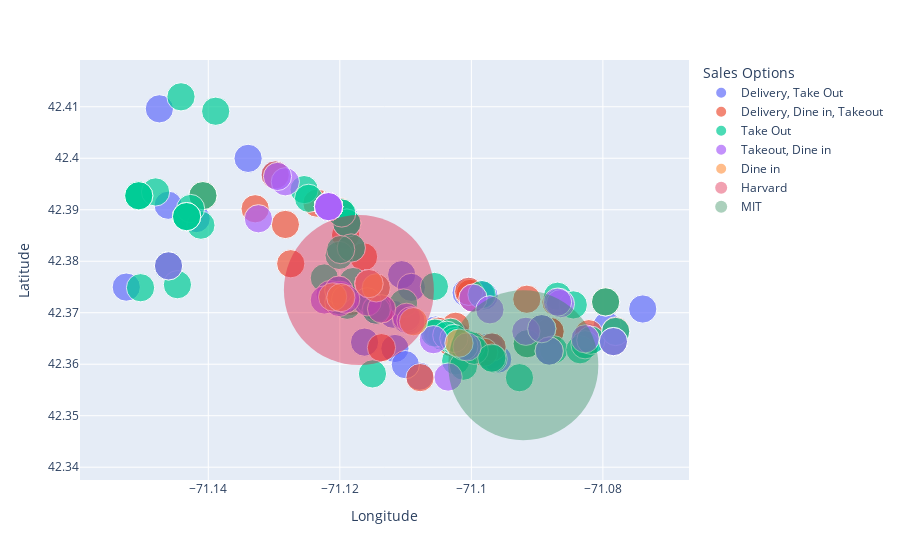

Notebook cell for this chart:
### Code cell
fig = px.scatter(openloc_clean, x='Longitude', y='Latitude', color='Sales Options', 
        size=np.repeat(2, np.shape(openloc_clean)[0]), opacity=0.7, hover_data=['Name'])

fig.add_scatter(x=[harv_long], y=[harv_lat], mode='markers', marker=dict(size=150, color=['crimson'], opacity=0.4), 
        hovertext=['Harvard'], name="Harvard")

fig.add_scatter(x=[mit_long], y=[mit_lat], mode='markers', marker=dict(size=150, color=['seagreen'], opacity=0.4), 
        hovertext=['MIT'], name="MIT")

fig.show()

fig.write_json('sales_options_plot.json')

### Figure 1 — Plotly figure (JSON) as saved in the notebook; plotly's stock layout.template omitted (floating-point values rounded to 4 significant figures; data arrays with more than 128 entries replaced by an {"elided": "..."} marker saying what was removed)
{"data": [{"customdata": [["1369 Coffee House"], ["9Zaab Thai Street Food"], ["ABC Pizza House"], ["Aceituna Grill"], ["Alfredo's Italian Kitchen"], ["All Star Pizza Bar"], ["All Star Sandwich Bar"], ["Amorino Gelato"], ["Anna's Taqueria"], ["Arams #2 House of Pizza"], ["Armando's Pizza and Subs"], ["B Good"], ["Basil Tree Catering & Café"], ["Basta Pasta"], ["Beantown Taqueria"], ["Beauty's Pizza"], ["Bertucci's"], ["Black Sheep Bagel"], ["Boca Grande"], ["Bondir"], ["Broadsheet Coffee Roasters"], ["Café Barada"], ["Café Mami"], ["Café Sushi"], ["Cambridge House of Pizza"], ["Cambridge Pizzeria"], ["Cava"], ["Chicago Pizza"], ["Chutney's"], ["Cilantro Chinese Cuisine"], ["Coast Cafe"], ["Darul Kabab"], ["Desi Dhaba"], ["Domino's Pizza"], ["Dumpling House"], ["Dumpling Xuan"], ["El Jefe's Taqueria"], ["Falafel Corner"], ["Five Spices House"], ["Flame Hot Pot and Sushi"], ["Formaggio Kendall"], ["Formaggio Kitchen"], ["Fuji Restaurant"], ["Gracies Kendall Square"], ["Guangzhou Restaurant"], ["Half Shell Pizza"], ["Harvard House of Pizza"], ["Harvest of India"], ["Hi-Rise Bread Company"], ["Highland Fried"], ["Honeycomb Creamery"], ["Kendall House of Pizza"], ["L.A. Burdick Chocolate"], ["La Saison Bakery"], ["Life Alive Organic Café"], ["Lizzy's Ice Cream"], ["Ma Magoo's"], ["Mainely Burgers"], ["Mamaleh's Deli"], ["Mass Ave Diner"], ["Mediterranean Grill"], ["Mike's Pastry"], ["Mona Lisa Pizza"], ["Noodle Stix"], ["Oath Pizza"], ["Paco's"], ["Pagu"], ["Passage to India"], ["Pinocchio's PIzza"], ["Pita Cambridge"], ["Pokeworks"], ["Primo Cambridge"], ["Punjabi Dhaba"], ["Qingdao Garden"], ["Royal Punjab"], ["Sakana Sushi"], ["Sapporo Ramen Central"], ["Second Street Café"], ["Shabu and Mein"], ["Skampa"], ["Surya Indian Kitchen"], ["Tampopo"], ["Tasty Burger"], ["Viale"], ["Violette Gluten Free Bakery"], ["Weltkuche Bistro"], ["Wrapro"], ["Yoki Express"], ["Yume Ga Arukara"], ["Yummy Thai Cuisine"], ["Zinneken's"]], "hovertemplate": "Sales Options=Delivery, Take Out<br>Longitude=%{x}<br>Latitude=%{y}<br>size=%{marker.size}<br>Name=%{customdata[0]}<extra></extra>", "legendgroup": "Delivery, Take Out", "marker": {"color": "#636efa", "opacity": 0.7, "size": [2, 2, 2, 2, 2, 2, 2, 2, 2, 2, 2, 2, 2, 2, 2, 2, 2, 2, 2, 2, 2, 2, 2, 2, 2, 2, 2, 2, 2, 2, 2, 2, 2, 2, 2, 2, 2, 2, 2, 2, 2, 2, 2, 2, 2, 2, 2, 2, 2, 2, 2, 2, 2, 2, 2, 2, 2, 2, 2, 2, 2, 2, 2, 2, 2, 2, 2, 2, 2, 2, 2, 2, 2, 2, 2, 2, 2, 2, 2, 2, 2, 2, 2, 2, 2, 2, 2, 2, 2, 2, 2], "sizemode": "area", "sizeref": 0.005, "symbol": "circle"}, "mode": "markers", "name": "Delivery, Take Out", "orientation": "v", "showlegend": true, "type": "scatter", "x": [-71.12, -71.12, -71.11, -71.08, -71.12, -71.1, -71.12, -71.12, -71.12, -71.12, -71.15, -71.12, -71.15, -71.12, -71.12, -71.1, -71.1, -71.12, -71.08, -71.11, -71.11, -71.13, -71.12, -71.11, -71.12, -71.11, -71.09, -71.1, -71.12, -71.11, -71.11, -71.12, -71.1, -71.11, -71.11, -71.12, -71.11, -71.12, -71.1, -71.12, -71.1, -71.15, -71.08, -71.09, -71.12, -71.12, -71.12, -71.12, -71.14, -71.1, -71.12, -71.08, -71.12, -71.14, -71.11, -71.12, -71.14, -71.1, -71.09, -71.12, -71.12, -71.12, -71.11, -71.15, -71.1, -71.12, -71.15, -71.12, -71.12, -71.1, -71.12, -71.1, -71.1, -71.13, -71.12, -71.12, -71.1, -71.08, -71.08, -71.12, -71.11, -71.12, -71.12, -71.1, -71.12, -71.07, -71.12, -71.12, -71.12, -71.12, -71.12], "xaxis": "x", "y": [42.39, 42.38, 42.37, 42.36, 42.38, 42.37, 42.38, 42.37, 42.39, 42.38, 42.38, 42.37, 42.39, 42.36, 42.39, 42.37, 42.36, 42.37, 42.37, 42.37, 42.38, 42.4, 42.39, 42.37, 42.39, 42.36, 42.36, 42.36, 42.37, 42.37, 42.36, 42.39, 42.36, 42.37, 42.37, 42.38, 42.37, 42.37, 42.36, 42.39, 42.37, 42.38, 42.37, 42.37, 42.38, 42.39, 42.39, 42.39, 42.39, 42.37, 42.39, 42.37, 42.37, 42.39, 42.37, 42.37, 42.39, 42.37, 42.37, 42.39, 42.39, 42.37, 42.37, 42.37, 42.36, 42.38, 42.41, 42.39, 42.37, 42.37, 42.39, 42.36, 42.37, 42.4, 42.38, 42.39, 42.37, 42.37, 42.36, 42.38, 42.36, 42.39, 42.37, 42.36, 42.39, 42.37, 42.39, 42.39, 42.39, 42.39, 42.37], "yaxis": "y"}, {"customdata": [["1369 Coffee House"], ["730 Tavern"], ["Abbey"], ["Alive and Kicking Lobsters"], ["Amelia's Trattoria"], ["Andy's Diner"], ["Area Four"], ["Asmara Restaurant"], ["Atwood's Tavern"], ["Baraka Cuisine"], ["Base Crave"], ["Bisq"], ["Bon Me Test Kitchen"], ["Boston Burger Company"], ["Cafe Beatrice"], ["Chalawan"], ["Changsho"], ["Corazon de Frida Mexican Cantina"], ["Dial"], ["Desfina Restaurant"], ["Dimi's Place"], ["Druid"], ["Felipe's Taqueria"], ["Forage"], ["Genki Ya"], ["Geppetto"], ["Grendel's Den"], ["Helmand"], ["Ittoku"], ["J.P. Licks"], ["Jose's"], ["Kantipur Cafe"], ["Koreana"], ["Le's"], ["Le's Sushi Bar and Restaurant"], ["Lexington"], ["Lily P's"], ["Little Crepe Cafe"], ["Mad Monkfish"], ["Mae Asian Eatery"], ["Maharaja"], ["Moona"], ["Mr. Bartley's Burger Cottage"], ["Mu Lan Restaurant"], ["Muqueca"], ["Naco Taco"], ["Nine Tastes"], ["Nirvana - Taste of India"], ["Oggi Gourmet"], ["Ole/Olecito"], ["One Ramen"], ["Otto"], ["Pepper Sky's"], ["Rangzen Tibet Place"], ["Saloniki Greek"], ["Season to Taste Catering"], ["Shaking Crab"], ["Shanghai Fresh"], ["Shegar Café and Ethiopian Restaurant"], ["Shy Bird"], ["Silk Road Uyghur Cuisine"], ["Smoke Shop"], ["Smoke Shop"], ["Spices"], ["Sugar and Spice"], ["Sumiao Hunan Kitchen"], ["Summer Shack"], ["Suvaai"], ["Talulla"], ["Tanjore"], ["Tatte"], ["Veggie Grill"], ["Wasabi at Porter"]], "hovertemplate": "Sales Options=Delivery, Dine in, Takeout<br>Longitude=%{x}<br>Latitude=%{y}<br>size=%{marker.size}<br>Name=%{customdata[0]}<extra></extra>", "legendgroup": "Delivery, Dine in, Takeout", "marker": {"color": "#EF553B", "opacity": 0.7, "size": [2, 2, 2, 2, 2, 2, 2, 2, 2, 2, 2, 2, 2, 2, 2, 2, 2, 2, 2, 2, 2, 2, 2, 2, 2, 2, 2, 2, 2, 2, 2, 2, 2, 2, 2, 2, 2, 2, 2, 2, 2, 2, 2, 2, 2, 2, 2, 2, 2, 2, 2, 2, 2, 2, 2, 2, 2, 2, 2, 2, 2, 2, 2, 2, 2, 2, 2, 2, 2, 2, 2, 2, 2], "sizemode": "area", "sizeref": 0.005, "symbol": "circle"}, "mode": "markers", "name": "Delivery, Dine in, Takeout", "orientation": "v", "showlegend": true, "type": "scatter", "x": [-71.1, -71.11, -71.12, -71.11, -71.12, -71.12, -71.09, -71.11, -71.09, -71.12, -71.15, -71.12, -71.09, -71.11, -71.08, -71.12, -71.12, -71.12, -71.1, -71.08, -71.11, -71.1, -71.12, -71.13, -71.14, -71.08, -71.12, -71.08, -71.12, -71.12, -71.13, -71.1, -71.1, -71.12, -71.12, -71.08, -71.09, -71.12, -71.1, -71.1, -71.12, -71.1, -71.12, -71.11, -71.12, -71.1, -71.12, -71.12, -71.12, -71.1, -71.12, -71.12, -71.1, -71.1, -71.12, -71.12, -71.12, -71.11, -71.12, -71.08, -71.09, -71.09, -71.12, -71.12, -71.12, -71.08, -71.14, -71.13, -71.13, -71.12, -71.12, -71.12, -71.12], "xaxis": "x", "y": [42.37, 42.37, 42.39, 42.36, 42.37, 42.39, 42.36, 42.37, 42.37, 42.39, 42.38, 42.38, 42.37, 42.37, 42.36, 42.39, 42.39, 42.38, 42.36, 42.37, 42.36, 42.37, 42.37, 42.38, 42.39, 42.36, 42.37, 42.37, 42.39, 42.39, 42.39, 42.37, 42.37, 42.37, 42.38, 42.36, 42.37, 42.38, 42.36, 42.36, 42.37, 42.37, 42.39, 42.37, 42.38, 42.36, 42.37, 42.39, 42.37, 42.37, 42.39, 42.39, 42.36, 42.36, 42.37, 42.39, 42.39, 42.37, 42.39, 42.37, 42.37, 42.37, 42.37, 42.37, 42.39, 42.37, 42.39, 42.4, 42.39, 42.37, 42.39, 42.37, 42.39], "yaxis": "y"}, {"customdata": {"elided": "155x1 str values"}, "hovertemplate": "Sales Options=Take Out<br>Longitude=%{x}<br>Latitude=%{y}<br>size=%{marker.size}<br>Name=%{customdata[0]}<extra></extra>", "legendgroup": "Take Out", "marker": {"color": "#00cc96", "opacity": 0.7, "size": {"elided": "155 int values"}, "sizemode": "area", "sizeref": 0.005, "symbol": "circle"}, "mode": "markers", "name": "Take Out", "orientation": "v", "showlegend": true, "type": "scatter", "x": {"elided": "155 float values"}, "xaxis": "x", "y": {"elided": "155 float values"}, "yaxis": "y"}, {"customdata": [["Alden and Harlow"], ["Andala Coffee House"], ["Barismo"], ["Blue Bottle"], ["Bluestone Lane"], ["Cafe Du Pays"], ["Cambridge Brewing Co."], ["Cambridge Common"], ["Casa Portugal"], ["Dado Tea"], ["Elmendorf Baking Supplies and Café"], ["Flour Bakery"], ["Frank's Steakhouse"], ["Giulia"], ["Gracenote Coffee and Wine"], ["Gran Gusto"], ["Greek Corner"], ["Gypsy Place Coffee"], ["Harvest"], ["Henrietta's Table"], ["Hong Kong Restaurant"], ["Joe Sent Me"], ["Lone Star Taco Bar"], ["Loyal Nine"], ["Mariposa Bakery"], ["Mit-It Restaurant"], ["Momi Nomi"], ["Muku"], ["Newtowne Grille"], ["Oleana"], ["Pammy's"], ["Red House Restaurant"], ["Russell House Tavern"], ["S&S Restaurant"], ["Santouka Harvard Square"], ["Shine Pub"], ["Sorce Restaurant"], ["Tatte"], ["Trattoria Pulcinella"], ["Urban Hearth"], ["Wachusetts Brew Yard"], ["Zoe's"]], "hovertemplate": "Sales Options=Takeout, Dine in<br>Longitude=%{x}<br>Latitude=%{y}<br>size=%{marker.size}<br>Name=%{customdata[0]}<extra></extra>", "legendgroup": "Takeout, Dine in", "marker": {"color": "#ab63fa", "opacity": 0.7, "size": [2, 2, 2, 2, 2, 2, 2, 2, 2, 2, 2, 2, 2, 2, 2, 2, 2, 2, 2, 2, 2, 2, 2, 2, 2, 2, 2, 2, 2, 2, 2, 2, 2, 2, 2, 2, 2, 2, 2, 2, 2, 2], "sizemode": "area", "sizeref": 0.005, "symbol": "circle"}, "mode": "markers", "name": "Takeout, Dine in", "orientation": "v", "showlegend": true, "type": "scatter", "x": [-71.12, -71.11, -71.11, -71.09, -71.12, -71.09, -71.09, -71.12, -71.12, -71.11, -71.09, -71.1, -71.13, -71.12, -71.08, -71.13, -71.13, -71.1, -71.12, -71.12, -71.12, -71.12, -71.09, -71.12, -71.1, -71.12, -71.12, -71.12, -71.12, -71.1, -71.11, -71.12, -71.12, -71.12, -71.12, -71.12, -71.12, -71.08, -71.15, -71.12, -71.12, -71.11], "xaxis": "x", "y": [42.37, 42.36, 42.37, 42.36, 42.37, 42.37, 42.37, 42.39, 42.38, 42.37, 42.37, 42.36, 42.4, 42.39, 42.36, 42.39, 42.4, 42.37, 42.37, 42.37, 42.39, 42.39, 42.37, 42.38, 42.36, 42.39, 42.38, 42.39, 42.39, 42.37, 42.37, 42.37, 42.37, 42.38, 42.37, 42.39, 42.37, 42.36, 42.38, 42.39, 42.37, 42.37], "yaxis": "y"}, {"customdata": [["Charlie's Kitchen"], ["Mead Hall"], ["Phoenix Landing"], ["Plough and Stars"], ["Portugalia"], ["Whitneys"]], "hovertemplate": "Sales Options=Dine in<br>Longitude=%{x}<br>Latitude=%{y}<br>size=%{marker.size}<br>Name=%{customdata[0]}<extra></extra>", "legendgroup": "Dine in", "marker": {"color": "#FFA15A", "opacity": 0.7, "size": [2, 2, 2, 2, 2, 2], "sizemode": "area", "sizeref": 0.005, "symbol": "circle"}, "mode": "markers", "name": "Dine in", "orientation": "v", "showlegend": true, "type": "scatter", "x": [-71.12, -71.11, -71.1, -71.11, -71.12, -71.12], "xaxis": "x", "y": [42.37, 42.37, 42.36, 42.37, 42.38, 42.37], "yaxis": "y"}, {"hovertext": ["Harvard"], "marker": {"color": ["crimson"], "opacity": 0.4, "size": 150}, "mode": "markers", "name": "Harvard", "type": "scatter", "x": [-71.12], "y": [42.37]}, {"hovertext": ["MIT"], "marker": {"color": ["seagreen"], "opacity": 0.4, "size": 150}, "mode": "markers", "name": "MIT", "type": "scatter", "x": [-71.09], "y": [42.36]}], "layout": {"legend": {"itemsizing": "constant", "title": {"text": "Sales Options"}, "tracegroupgap": 0}, "margin": {"t": 60}, "xaxis": {"anchor": "y", "domain": [0, 1], "title": {"text": "Longitude"}}, "yaxis": {"anchor": "x", "domain": [0, 1], "title": {"text": "Latitude"}}}}
